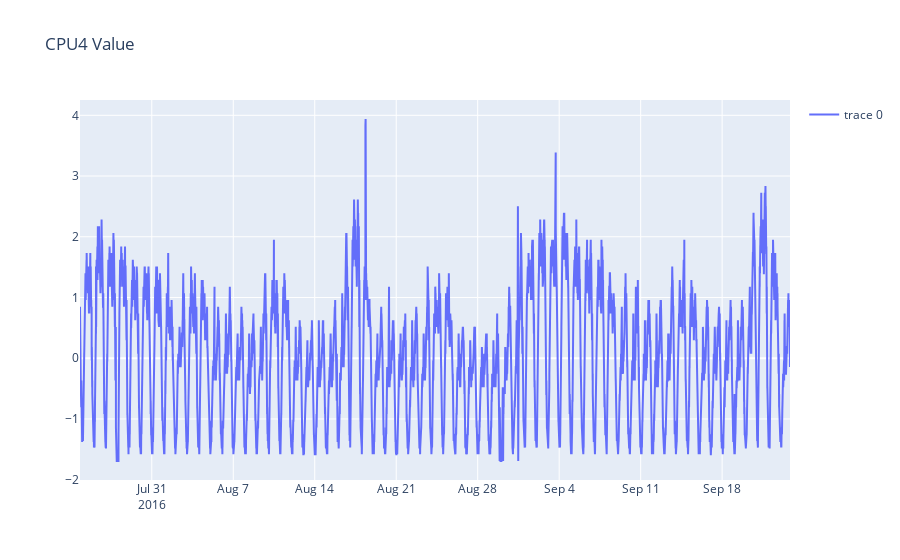

Source (notebook cell):
### Code cell
fig = go.Figure()
fig.add_trace(go.Scatter(x=data1['timestamp'], y=data1['value']))
fig.update_layout(showlegend=True, title='CPU4 Value')
fig.show()

### Figure 1 — Plotly figure (JSON) as saved in the notebook; plotly's stock layout.template omitted (floating-point values rounded to 4 significant figures; data arrays with more than 128 entries replaced by an {"elided": "..."} marker saying what was removed)
{"data": [{"type": "scatter", "x": {"elided": "17568 str values"}, "y": {"elided": "17568 float values"}}], "layout": {"autosize": true, "showlegend": true, "title": {"text": "CPU4 Value"}, "xaxis": {"autorange": true, "range": ["2016-07-24 20:00", "2016-09-23 19:55"], "type": "date"}, "yaxis": {"autorange": true, "range": [-2.005, 4.252], "type": "linear"}}}
